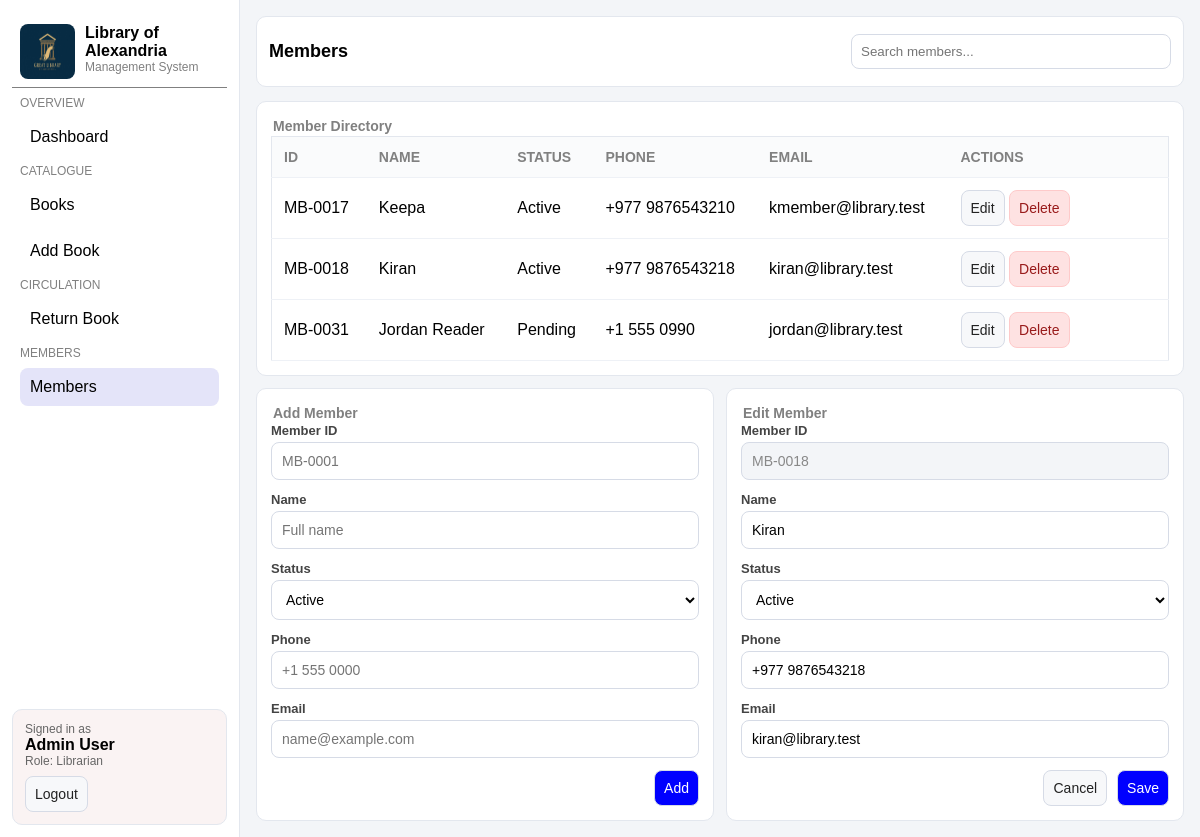
Screenshot of /members.php?edit=MB-0018 (signed in) with the database file from the repository.
### tables this page shows
CREATE TABLE IF NOT EXISTS members (
  id         VARCHAR(32)  NOT NULL,
  name       VARCHAR(255) NOT NULL,
  status     VARCHAR(20)  NOT NULL DEFAULT 'Active',
  phone      VARCHAR(40)  NULL,
  email      VARCHAR(255) NULL,
  created_at TIMESTAMP    NOT NULL DEFAULT CURRENT_TIMESTAMP,
  PRIMARY KEY (id)
);

### members.php (the view, shortened to what this page needs)
<?php
require_once 'db_connect.php';
$q      = trim($_GET['q'] ?? '');
$editId = trim($_GET['edit'] ?? '');
if ($q !== '') {
    $like = "%$q%";
    $stmt = $conn->prepare('SELECT * FROM members WHERE id LIKE ? OR name LIKE ? OR phone LIKE ? OR email LIKE ? ORDER BY created_at DESC');
    $stmt->bind_param('ssss', $like, $like, $like, $like);
    $stmt->execute();
    $members = $stmt->get_result()->fetch_all(MYSQLI_ASSOC);
} else {
    $members = $conn->query('SELECT * FROM members ORDER BY created_at DESC')->fetch_all(MYSQLI_ASSOC);
}
$editMember = null;
if ($editId !== '') {
    $stmt = $conn->prepare('SELECT * FROM members WHERE id = ?');
    $stmt->bind_param('s', $editId);
    $stmt->execute();
    $editMember = $stmt->get_result()->fetch_assoc();
}
require_once 'header.php';
?>
      <header class="topbar">
        <h1>Members</h1>
        <div class="actions">
          <form class="search" action="members.php" method="get">
            <input type="text" name="q" placeholder="Search members..." value="<?php echo htmlspecialchars($q); ?>">
          </form>
        </div>
      </header>
      <section class="grid">
        <div class="card span-12">
          <h2>Member Directory</h2>
          <div class="table-wrap">
            <table>
              <thead>
                <tr>
                  <th>ID</th>
                  <th>Name</th>
                  <th>Status</th>
                  <th>Phone</th>
                  <th>Email</th>
                  <th style="width:220px">Actions</th>
                </tr>
              </thead>
              <tbody>
              <?php foreach ($members as $m): ?>
                <tr>
                  <td><?php echo htmlspecialchars($m['id']); ?></td>
                  <td><?php echo htmlspecialchars($m['name']); ?></td>
                  <td><?php echo htmlspecialchars($m['status']); ?></td>
                  <td><?php echo htmlspecialchars($m['phone']); ?></td>
                  <td><?php echo htmlspecialchars($m['email']); ?></td>
                  <td>
                    <a class="btn" href="members.php?edit=<?php echo urlencode($m['id']); ?>">Edit</a>
                    <form action="members.php" method="post" style="display:inline" onsubmit="return confirm('Delete this member?');">
                      <button class="btn danger" type="submit">Delete</button>
                    </form>
                  </td>
                </tr>
              <?php endforeach; ?>
              </tbody>
            </table>
          </div>
        </div>
        <div class="card span-6">
          <h2>Add Member</h2>
          <form action="members.php" method="post" autocomplete="on">
            <div class="form-grid">
              <div class="field">
                <label for="member_id">Member ID</label>
                <input id="member_id" name="id" placeholder="MB-0001" required>
              </div>
              <div class="field">
                <label for="member_name">Name</label>
                <input id="member_name" name="name" placeholder="Full name" required>
              </div>
              <div class="field">
                <label for="member_status">Status</label>
                <select id="member_status" name="status">
                  <option>Active</option>
                </select>
              </div>
              <div class="field">
                <label for="member_phone">Phone</label>
                <input id="member_phone" name="phone" placeholder="+1 555 0000">
              </div>
              <div class="field">
                <label for="member_email">Email</label>
                <input id="member_email" name="email" placeholder="name@example.com">
              </div>
            </div>
            <div class="form-actions">
              <button class="btn primary" type="submit">Add</button>
            </div>
          </form>
        </div>
        <?php if ($editMember): ?>
        <div class="card span-6">
          <h2>Edit Member</h2>
          <form action="members.php" method="post" autocomplete="on">
            <div class="form-grid">
              <div class="field">
                <label>Member ID</label>
                <input value="<?php echo htmlspecialchars($editMember['id']); ?>" disabled>
              </div>
              <div class="field">
                <label for="edit_name">Name</label>
                <input id="edit_name" name="name" value="<?php echo htmlspecialchars($editMember['name']); ?>" required>
              </div>
              <div class="field">
                <label for="edit_status">Status</label>
                <select id="edit_status" name="status">
                  <?php foreach (['Active','Pending','Blocked'] as $s): ?>
                    <option <?php if ($editMember['status'] === $s) echo 'selected'; ?>><?php echo $s; ?></option>
                  <?php endforeach; ?>
                </select>
              </div>
              <div class="field">
                <label for="edit_phone">Phone</label>
                <input id="edit_phone" name="phone" value="<?php echo htmlspecialchars($editMember['phone']); ?>">
              </div>
              <div class="field">
                <label for="edit_email">Email</label>
                <input id="edit_email" name="email" value="<?php echo htmlspecialchars($editMember['email']); ?>">
              </div>
            </div>
            <div class="form-actions">
              <a class="btn" href="members.php">Cancel</a>
              <button class="btn primary" type="submit">Save</button>
            </div>
          </form>
        </div>
        <?php endif; ?>
      </section>
<?php require_once 'footer.php'; ?>

### heisenberg.css (style rules this page uses)
* { box-sizing: border-box; }
body { margin: 0; font-family: Arial, Helvetica, sans-serif; background: #f3f5f8; color: black; }
.topbar { display: flex; justify-content: space-between; align-items: center; background-color: white; border: 1px solid #e3e7ee; border-radius: 10px; padding: 12px; }
.topbar h1 { font-size: 18px; }
.topbar .actions { display: flex; align-items: center; gap: 10px; }
.search input { padding: 9px; border: 1px solid #d6dbe6; border-radius: 8px; width: 320px; }
.grid { margin-top: 14px; display: grid; grid-template-columns: repeat(12, 1fr); gap: 12px; }
.card { background: #fff; border: 1px solid #e3e7ee; border-radius: 10px; padding: 14px; }
.card h2 { margin: 2px; font-size: 14px; color: grey; }
.span-6 { grid-column: span 6; }
.span-12 { grid-column: span 12; }
.btn { display: inline-block; padding: 9px; border-radius: 8px; border: 1px solid #d6dbe6; background: #f7f8fa; color: #222; text-decoration: none; cursor: pointer; font-size: 14px; }
.btn.primary { background: blue; color: #fff; }
.btn.danger { background: #fee2e2; border-color: #fecaca; color: #991b1b; }
.table-wrap { overflow-x: auto; }
table { width: 100%; border-collapse: collapse; min-width: 720px; background: white; border: 1px solid #e3e7ee; }
th, td { padding: 12px; border-bottom: 1px solid #eef1f6; text-align: left; }
th { font-size: 14px; text-transform: uppercase; color: grey; background: #fafbfc; }
label { display: block; font-size: 13px; font-weight: 600; color: #444; margin-bottom: 4px; }
.form-grid { display: grid; gap: 12px; }
.field input, .field select, .field textarea { width: 100%; padding: 10px; border-radius: 8px; border: 1px solid #d6dbe6; background: white; font-size: 14px; font-family: inherit; }
.field input:disabled { background: #f3f5f8; color: #888; }
.form-actions { margin-top: 12px; display: flex; justify-content: flex-end; gap: 10px; }

### rows the page displays
members: id "MB-0017", name "Keepa", status "Active", phone "+977 9876543210", email "kmember@library.test"
members: id "MB-0018", name "Kiran", status "Active", phone "+977 9876543218", email "kiran@library.test"
members: id "MB-0031", name "Jordan Reader", status "Pending", phone "+1 555 0990", email "jordan@library.test"

### other values shown
$adminName "Admin User"
